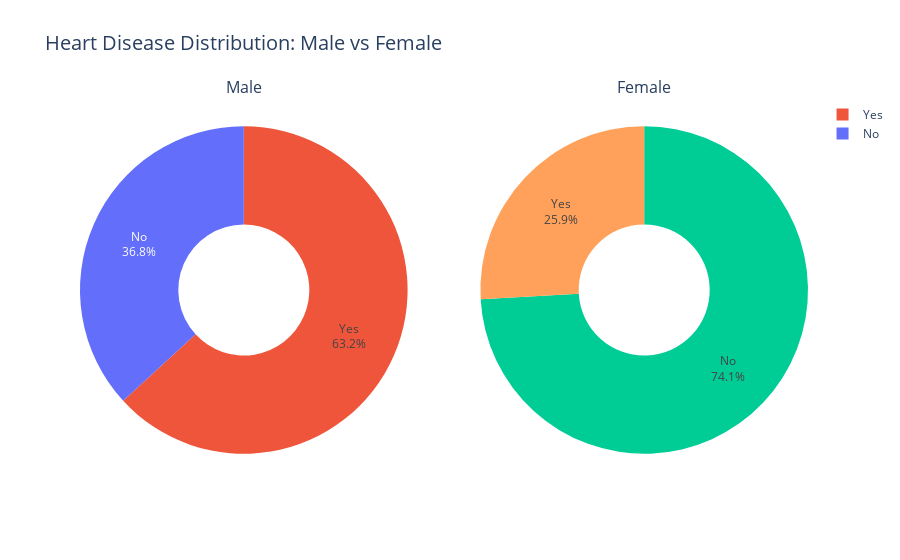

Notebook code cell kept with this figure:
### Code cell
import plotly.graph_objects as go
from plotly.subplots import make_subplots

# Subplots untuk pie chart pria dan wanita
fig = make_subplots(
    rows=1, cols=2,  # 1 baris, 2 kolom
    specs=[[{'type': 'domain'}, {'type': 'domain'}]],  # Domain digunakan untuk pie chart
    subplot_titles=['Male', 'Female']
)

# Data untuk pria
fig.add_trace(
    go.Pie(
        labels=male['HeartDisease'].value_counts().index,
        values=male['HeartDisease'].value_counts().values,
        hole=0.4,
        textinfo='percent+label',
        hoverinfo='label+value+percent',
        marker=dict(colors=['#EF553B','#636EFA'])
    ),
    row=1, col=1  # Posisi subplot
)

# Data untuk wanita
fig.add_trace(
    go.Pie(
        labels=female['HeartDisease'].value_counts().index,
        values=female['HeartDisease'].value_counts().values,
        hole=0.4,
        textinfo='percent+label',
        hoverinfo='label+value+percent',
        marker=dict(colors=['#00CC96', '#FFA15A'])
    ),
    row=1, col=2  # Posisi subplot
)

# Menambahkan layout
fig.update_layout(
    title_text='Heart Disease Distribution: Male vs Female',
    title_font_size=20,
    showlegend=True
)

fig.show()

### Figure 1 — Plotly figure (JSON) as saved in the notebook; plotly's stock layout.template omitted (floating-point values rounded to 4 significant figures)
{"data": [{"domain": {"x": [0, 0.45], "y": [0, 1]}, "hole": 0.4, "hoverinfo": "label+value+percent", "labels": ["Yes", "No"], "marker": {"colors": ["#EF553B", "#636EFA"]}, "textinfo": "percent+label", "type": "pie", "values": [458, 267]}, {"domain": {"x": [0.55, 1], "y": [0, 1]}, "hole": 0.4, "hoverinfo": "label+value+percent", "labels": ["No", "Yes"], "marker": {"colors": ["#00CC96", "#FFA15A"]}, "textinfo": "percent+label", "type": "pie", "values": [143, 50]}], "layout": {"annotations": [{"font": {"size": 16}, "showarrow": false, "text": "Male", "x": 0.225, "xanchor": "center", "xref": "paper", "y": 1, "yanchor": "bottom", "yref": "paper"}, {"font": {"size": 16}, "showarrow": false, "text": "Female", "x": 0.775, "xanchor": "center", "xref": "paper", "y": 1, "yanchor": "bottom", "yref": "paper"}], "showlegend": true, "title": {"font": {"size": 20}, "text": "Heart Disease Distribution: Male vs Female"}}}
